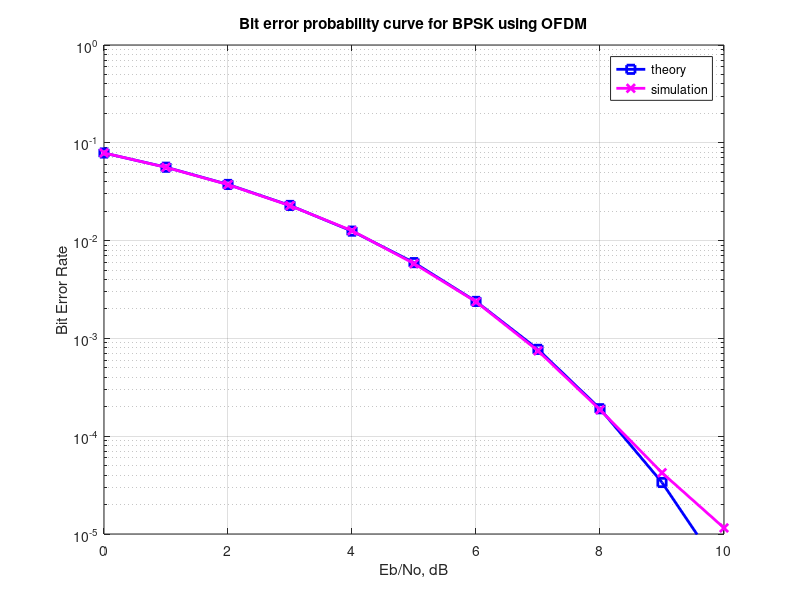

This chart was generated by the following MATLAB code:
%%%%%%%%%%%%%%%%%%%%%%%%%%%%%%%%%%%%%%%%%%%%%%%%%%%%%%%%%%%%
% All rights reserved by Krishna Pillai, http://www.dsplog.com 
% The file may not be re-distributed without explicit authorization
% from Krishna Pillai.
% Checked for proper operation with Octave Version 3.0.0
% Author	: Krishna Pillai
% Email		: krishna@dsplog.com
% Version	: 1.0
% Date		: 05 June 2008
% %%%%%%%%%%%%%%%%%%%%%%%%%%%%%%%%%%%%%%%%%%%%%%%%%%%%%%%%%%

% Script for computing the Bit Error probability using OFDM modulation

% clear all
clc
nFFT = 64; % fft size
nDSC = 52; % number of data subcarriers
nBitPerSym = 52; % number of bits per OFDM symbol (same as the number of subcarriers for BPSK)
nSym = 10^4; % number of symbols

EbN0dB = 0:10; % bit to noise ratio
EsN0dB = EbN0dB + 10*log10(nDSC/nFFT) + 10*log10(64/80); % converting to symbol to noise ratio

for ii = 1:length(EbN0dB)

   % Transmitter
   ipBit = rand(1,nBitPerSym*nSym) > 0.5; % random 1's and 0's
   ipMod = 2*ipBit-1; % BPSK modulation 0 --> -1, 1 --> +1
   ipMod = reshape(ipMod,nBitPerSym,nSym).'; % grouping into multiple symbolsa

   % Assigning modulated symbols to subcarriers from [-26 to -1, +1 to +26]
   xF = [zeros(nSym,6) ipMod(:,[1:nBitPerSym/2]) zeros(nSym,1) ipMod(:,[nBitPerSym/2+1:nBitPerSym]) zeros(nSym,5)] ;
   
   % Taking FFT, the term (nFFT/sqrt(nDSC)) is for normalizing the power of transmit symbol to 1 
   xt = (nFFT/sqrt(nDSC))*ifft(fftshift(xF.')).';

   % Appending cylic prefix
   xt = [xt(:,[49:64]) xt];

   % Concatenating multiple symbols to form a long vector
   xt = reshape(xt.',1,nSym*80);


   % Gaussian noise of unit variance, 0 mean
   nt = 1/sqrt(2)*[randn(1,nSym*80) + j*randn(1,nSym*80)];

   % Adding noise, the term sqrt(80/64) is to account for the wasted energy due to cyclic prefix
   yt = sqrt(80/64)*xt + 10^(-EsN0dB(ii)/20)*nt;

   % Receiver
   yt = reshape(yt.',80,nSym).'; % formatting the received vector into symbols
   yt = yt(:,[17:80]); % removing cyclic prefix

   % converting to frequency domain
   yF = (sqrt(nDSC)/nFFT)*fftshift(fft(yt.')).'; 
   yMod = yF(:,[6+[1:nBitPerSym/2] 7+[nBitPerSym/2+1:nBitPerSym] ]); 

   % BPSK demodulation
   % +ve value --> 1, -ve value --> -1
   ipModHat = 2*floor(real(yMod/2)) + 1;
   ipModHat(find(ipModHat>1)) = +1;
   ipModHat(find(ipModHat<-1)) = -1;

   % converting modulated values into bits
   ipBitHat = (ipModHat+1)/2;
   ipBitHat = reshape(ipBitHat.',nBitPerSym*nSym,1).';

   % counting the errors
   nErr(ii) = size(find(ipBitHat - ipBit),2);

end

simBer = nErr/(nSym*nBitPerSym);
theoryBer = (1/2)*erfc(sqrt(10.^(EbN0dB/10)));

close all; figure
semilogy(EbN0dB,theoryBer,'bs-','LineWidth',2);
hold on
semilogy(EbN0dB,simBer,'mx-','LineWidth',2);
axis([0 10 10^-5 1])
grid on
legend('theory', 'simulation');
xlabel('Eb/No, dB')
ylabel('Bit Error Rate')
title('Bit error probability curve for BPSK using OFDM')

